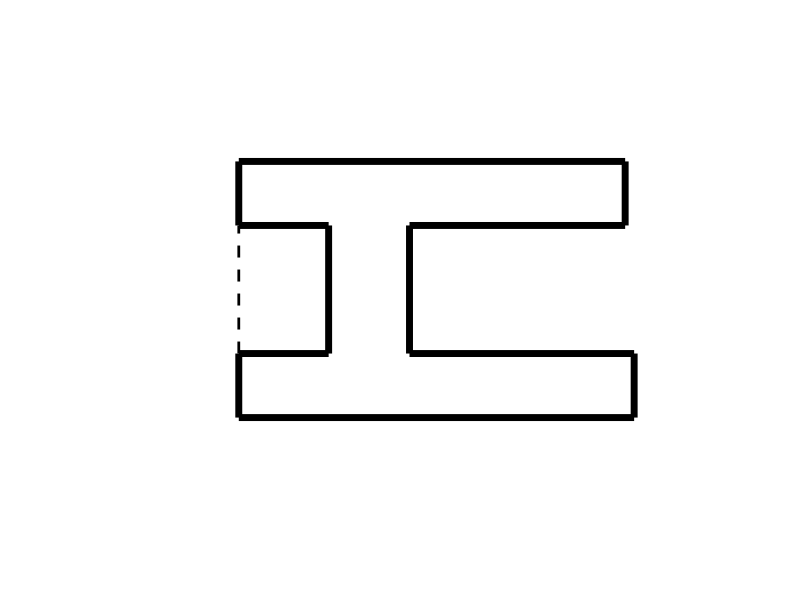

The MATLAB script that drew this image: (Note: this script raises an error after producing the figure.)
%Generates *.xml scripts for Moodle Embedded answers [cloze] 
%question name - I beam level 0
%Created by Stecia-Marie Fletcher for the project ,'Intoducing e-learning
%environments to the Biomedical Engineering Programme', supervised by Dr. Pilar 
%Garcia Souto
%UCL Department: Medical Physics and Bioengineering
%Date: July 2014
%version 1.0

ibeam3=fopen('ibeam3.xml','w');

fprintf(ibeam3,'%s','<?xml version="1.0" encoding="UTF-8"?>');
fprintf(ibeam3,'\n%s','<quiz>');

for i =1:1:100
    
%%%%%%%START PLOTTING I-BEAM%%%%%%%%%%%%%%%

W=randi([30,50]);
m=plot([0,W],[0,0],'Color','black','linewidth',5);

hold on

l1=randi([10,20]);
plot([0,0],[0,l1],'Color','black','linewidth',5);

plot([W,W],[0,l1],'Color','black','linewidth',5);

w=randi([7,12]);
a=randi([10,15]);
b=a+w;
plot([0,a],[l1,l1],'Color','black','linewidth',5);
plot([b,W],[l1,l1],'Color','black','linewidth',5);

l2=randi([20,30]);
plot([a,a],[l1,(l1+l2)],'Color','black','linewidth',5);
plot([b,b],[l1,(l1+l2)],'Color','black','linewidth',5);

w1=randi([b,W]);

plot([0,a],[(l1+l2),(l1+l2)],'Color','black','linewidth',5);
plot([b,w1],[(l1+l2),(l1+l2)],'Color','black','linewidth',5);

L=(2*l1)+l2;

l3=l1;

plot([0,0],[(l1+l2),L],'Color','black','linewidth',5);
plot([w1,w1],[(l1+l2),L],'Color','black','linewidth',5);

plot([0,w1],[L,L],'Color','black','linewidth',5);

axis([-15 (W+10) -20 (L+20)])
axis off

plot([0,0],[l1,(l1+l2)], 'LineStyle','--','Color','black','linewidth',2);

%labelling the beam

arrow([(W/2),-5],[W,-5],'linewidth',2);
arrow([(W/2),-5],[0,-5],'linewidth',2);

arrow([-5,(L/2)],[-5,L],'linewidth',2);
arrow([-5,(L/2)],[-5,0],'linewidth',2);

arrow([(a-2.5),(L/2)],[(a-2.5),(l1+l2)],'linewidth',2);
arrow([(a-2.5),(L/2)],[(a-2.5),l1],'linewidth',2);

arrow([(a+(w/2)),(l1+2.5)],[a,(l1+2.5)],'linewidth',2);
arrow([(a+(w/2)),(l1+2.5)],[b,(l1+2.5)],'linewidth',2);

arrow([(b+((W-b)/2)),(l1+2.5)],[W,(l1+2.5)],'linewidth',2);
arrow([(b+((W-b)/2)),(l1+2.5)],[b,(l1+2.5)],'linewidth',2);

arrow([(w1/2),(L+5)],[0,(L+5)],'linewidth',2);
arrow([(w1/2),(L+5)],[w1,(L+5)],'linewidth',2);

Wlabel=strcat(num2str(W),'mm');
Llabel=strcat(num2str(L),'mm');
wlabel=strcat(num2str(w),'mm');
llabel=strcat(num2str(l2),'mm');
w1label=strcat(num2str(w1),'mm');
w2label=strcat(num2str(W-b),'mm');
l1label=strcat('a');
l3label=strcat('a');


text((W/2.5),-10,Wlabel,'fontsize',12,'fontweight','bold');
text(-15,(L/2),Llabel,'fontsize',12,'fontweight','bold');
text((a+(b-a)/4),(l1-2.5),wlabel,'fontsize',12,'fontweight','bold');
text((a-10),(L/2),llabel,'fontsize',12,'fontweight','bold');
text((w1/2.5),(L+10),w1label,'fontsize',12,'fontweight','bold');
text((b+(W-b)/4),(l1+7.5),w2label,'fontsize',12,'fontweight','bold');
text((W+2.5),(l1/2),l1label,'fontsize',12,'fontweight','bold');
text(-2.5,(l1+l2+l1/2),l1label,'fontsize',12,'fontweight','bold');

%Indicating level

rectangle('Position',[W-10,L+15,2,3],'Curvature',[1,1],'LineWidth',1.5,'FaceColor','y');
rectangle('Position',[W-7,L+15,2,3],'Curvature',[1,1],'LineWidth',1.5,'FaceColor','y');
rectangle('Position',[W-4,L+15,2,3],'Curvature',[1,1],'LineWidth',1.5,'FaceColor','y');
rectangle('Position',[W-1,L+15,2,3],'Curvature',[1,1],'LineWidth',1.5,'FaceColor','y');
rectangle('Position',[W+2,L+15,2,3],'Curvature',[1,1],'LineWidth',1.5);

hold off

beami=strcat('ibeam3_',num2str(i),'.jpg');
saveas(m,beami);

%%%%%%%%%%%%%END PLOTTING I-BEAM%%%%%%%%%%%%%

%%%%%%%%%%%%%START CALCULATING ANSWERS%%%%%%%%%%%%%

%Centroid

A1=l3*w1;
A2=l2*w;
A3=l1*W;

AT=A1+A2+A3;

y1=L-(l3/2);
y2=l1+(l2/2);
y3=(l1/2);

y_cm=((A1*y1)+(A2*y2)+(A3*y3))/AT;

x1=w1/2;
x2=a+(w/2);
x3=W/2;

x_cm=((A1*x1)+(A2*x2)+(A3*x3))/AT;

%Ix and Iy

%wrt x

d1_x=y1-y_cm;
d2_x=y2-y_cm;
d3_x=y3-y_cm;

%wrt y

d1_y=x1-x_cm;
d2_y=x2-x_cm;
d3_y=x3-x_cm;

I_NA_x_1=w1*(l3^3)/12;
I_NA_x_2=w*(l2^3)/12;
I_NA_x_3=W*(l1^3)/12; 

IX_1=I_NA_x_1+A1*(d1_x^2);
IX_2=I_NA_x_2+A2*(d2_x^2);
IX_3=I_NA_x_3+A3*(d3_x^2);

Ix=IX_1+IX_2+IX_3;

E_Ix=0.01*Ix;

I_NA_y_1=l3*(w1^3)/12;
I_NA_y_2=l2*(w^3)/12;
I_NA_y_3=l1*(W^3)/12;

IY_1=I_NA_y_1+A1*(d1_y^2);
IY_2=I_NA_y_2+A2*(d2_y^2);
IY_3=I_NA_y_3+A3*(d3_y^2);

Iy=IY_1+IY_2+IY_3;

E_Iy=0.01*Iy;

%%%%%%%%%%%%%END CALCULATING ANSWERS%%%%%%%%%%%%%

fprintf(ibeam3,'\n<!--question: %d -->',i);
fprintf(ibeam3,'\n%s','<question type="cloze">');
fprintf(ibeam3,'\n%s','<name>');
fprintf(ibeam3,'\n<text>I-beam %d (Level 3)</text>',i);
fprintf(ibeam3,'\n%s','</name>');

fprintf(ibeam3,'\n%s','<questiontext format="html">');
fprintf(ibeam3,'\n%s','<text>');
fprintf(ibeam3,'%s','<![CDATA[<p><img style="margin-right: auto; margin-left: auto; display: block;"');
fprintf(ibeam3,' src="http://www.ucl.ac.uk/~wmapsfl/moodle/I-beam/Ibeam_3/ibeam3_%d.jpg" alt="Beamplot" width="561" height="420"/></p>',i);
fprintf(ibeam3,'\n%s','<p style="text-align: center;">Given an I-beam with dimensions as indicated in the image above,');
fprintf(ibeam3,'%s',' find the x and y coordinates of the centroid, to 1 d.p., in mm.</p>');
fprintf(ibeam3,'\n%s','<p style="text-align: center;">Centroid = ');
fprintf(ibeam3,'({1:NUMERICAL:=%6.1f#Excellent!~*#I''m sorry}  ,  {1:NUMERICAL:=%6.1f#Excellent!~*#I''m sorry})  mm </p>',x_cm,y_cm);

fprintf(ibeam3,'\n%s','<p style="text-align: center;"> Calculate the second moments of inertia of the given area with respect to both x and y.</p>');
fprintf(ibeam3,'\n%s','<p style="text-align: center;"> Give your answer to the nearest whole number and in mm<sup>4</sup>.</p>');

fprintf(ibeam3,'\n%s','<p style="text-align: center;">I<sub>x</sub> = ');
fprintf(ibeam3,'{2:NUMERICAL:=%3.0f:%1.0f#Excellent!~*#I''m sorry} mm<sup>4</sup></p>',Ix,E_Ix);
fprintf(ibeam3,'\n%s','<p style="text-align: center;">I<sub>y</sub> = ');
fprintf(ibeam3,'{2:NUMERICAL:=%3.0f:%1.0f#Excellent!~*#I''m sorry} mm<sup>4</sup></p>]]>',Iy,E_Iy);
fprintf(ibeam3,'%s','</text>');

fprintf(ibeam3,'\n%s','</questiontext>');

fprintf(ibeam3,'\n%s','<generalfeedback format="html">');
fprintf(ibeam3,'\n%s','<text><![CDATA[');
fprintf(ibeam3,'%s','<p>In order to calculate the moments of inertia, it may be useful to split the area into different segments, in order to simplify the problem.</p>');
fprintf(ibeam3,'%s',']]></text>');
fprintf(ibeam3,'\n%s','</generalfeedback>');


fprintf(ibeam3,'\n%s','</question>');
end


fprintf(ibeam3,'\n%s','</quiz>');